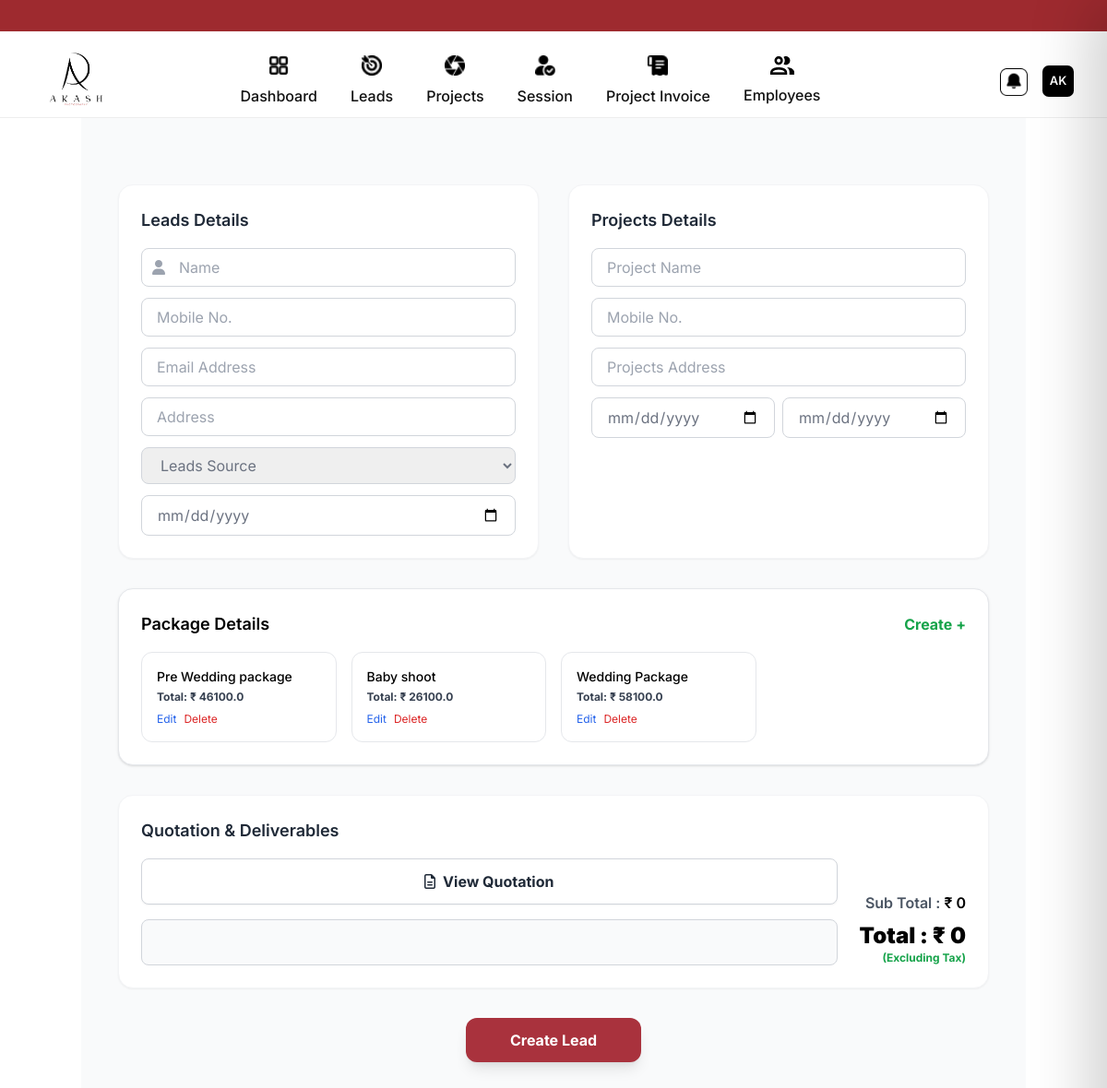
Screenshot of /leads/ with the database file from the repository.
### photography/models.py (models this page shows, shortened)
class Package(models.Model):
    package_name = models.CharField(max_length=200)
    @property
    def total_cost(self):
        total = 0.0
        for service in self.services.all():
            total += float(service.cost) * service.qty
        return total

### photography/views.py (the view, shortened to what this page needs)
# urls.py: path('leads/', create_lead, name='create_lead'),
def create_lead(request):
    packages = Package.objects.all()
    teams = Team.objects.all()
    available_deliverables = Deliverable.objects.all()
    packages_with_total = []
    for pkg in packages:
        packages_with_total.append({
            "id": pkg.id,
            "package_name": pkg.package_name,
            "total_cost": pkg.total_cost
        })
    return render(request, "create_lead.html",{
        "packages": packages_with_total,
        "teams": teams,
        "available_deliverables": available_deliverables, # Sent to frontend
    })

### photography/templates/create_lead.html (shortened to what this page needs)
{% extends "base.html" %}
{% load static %}
{% block content %}
<div class="max-w-5xl mx-auto p-10 bg-gray-50 min-h-screen">
    <form method="POST" class="space-y-8" id="leadForm" onsubmit="handleFormSubmit(event)">
        <div class="grid grid-cols-1 md:grid-cols-2 gap-8">
            <div class="bg-white p-6 rounded-2xl shadow-sm border border-gray-100">
                <h3 class="text-lg font-semibold mb-4 text-gray-800">Leads Details</h3>
                <div class="space-y-3">
                    <div class="relative">
                        <span class="absolute inset-y-0 left-3 flex items-center text-gray-400"><i class="fas fa-user"></i></span>
                        <input type="text" name="name" id="clientNameInput" placeholder="Name" required class="w-full pl-10 pr-4 py-2 border border-gray-300 rounded-lg focus:ring-2 focus:ring-red-500 outline-none">
                    </div>
                    <input type="text" name="mobile_number" placeholder="Mobile No." required class="w-full px-4 py-2 border border-gray-300 rounded-lg outline-none">
                    <input type="email" name="email" id="clientEmailInput" placeholder="Email Address" class="w-full px-4 py-2 border border-gray-300 rounded-lg outline-none">
                    <input type="text" name="address" placeholder="Address" class="w-full px-4 py-2 border border-gray-300 rounded-lg outline-none">
                    <select name="lead_source" class="w-full px-4 py-2 border border-gray-300 rounded-lg outline-none text-gray-500">
                        <option value="">Leads Source</option>
                    </select>
                    <input type="date" name="follow_up_date" class="w-full px-4 py-2 border border-gray-300 rounded-lg outline-none text-gray-500">
                </div>
            </div>
            <div class="bg-white p-6 rounded-2xl shadow-sm border border-gray-100">
                <h3 class="text-lg font-semibold mb-4 text-gray-800">Projects Details</h3>
                <div class="space-y-3">
                    <input type="text" name="project_name" id="projectNameInput" placeholder="Project Name" required class="w-full px-4 py-2 border border-gray-300 rounded-lg outline-none">
                    <input type="text" name="project_mobile" placeholder="Mobile No." required class="w-full px-4 py-2 border border-gray-300 rounded-lg outline-none">
                    <input type="text" name="project_address" placeholder="Projects Address" required class="w-full px-4 py-2 border border-gray-300 rounded-lg outline-none">
                    <div class="flex gap-2">
                        <input type="date" name="start_date" required class="w-1/2 px-4 py-2 border border-gray-300 rounded-lg outline-none text-gray-500">
                        <input type="date" name="end_date" required class="w-1/2 px-4 py-2 border border-gray-300 rounded-lg outline-none text-gray-500">
                    </div>
                </div>
            </div>
        </div>
        <div class="bg-white p-6 rounded-2xl shadow border">
            <div class="flex justify-between mb-4">
                <h3 class="font-semibold text-lg">Package Details</h3>
                <button type="button" onclick="openModal()" class="text-green-600 font-bold hover:underline">
                    Create +
                </button>
            </div>
            <div class="grid grid-cols-4 gap-4" id="packageContainer">
                {% for pkg in packages %}
                <div class="border p-4 rounded-xl relative hover:border-red-500 cursor-pointer transition" onclick="selectPackage('{{pkg.id}}', this)">
                    <p class="text-sm font-medium">{{pkg.package_name}}</p>
                    <p class="text-xs font-bold mt-1 text-gray-700">Total: ₹ {{ pkg.total_cost }}</p>
                    <div class="flex gap-2 mt-2">
                        <button type="button" onclick="event.stopPropagation(); editPackage({{pkg.id}})" class="text-blue-600 text-xs hover:underline">Edit</button>
                        <button type="button" onclick="event.stopPropagation(); deletePackage({{pkg.id}}, this)" class="text-red-600 text-xs hover:underline">Delete</button>
                    </div>
                </div>
                {% endfor %}
            </div>
        </div>
        <div class="bg-white p-6 rounded-2xl shadow-sm border border-gray-100 mt-8">
            <h3 class="text-lg font-semibold mb-4 text-gray-800">Quotation & Deliverables</h3>
            <div class="flex flex-col md:flex-row justify-between gap-6">
                <div class="flex-1 space-y-4">
                    <div class="flex flex-col sm:flex-row gap-3">
                        <button type="button" onclick="openQuotationModal()" class="flex-1 px-6 py-3 bg-white hover:bg-gray-50 text-gray-800 font-bold rounded-lg flex items-center justify-center gap-2 border border-gray-300 transition-colors shadow-sm">
                            <i class="fa-regular fa-file-lines"></i> View Quotation
                        </button>
                    </div>
                    <div id="deliverablesContainer" class="flex flex-wrap gap-2 p-2 border border-gray-300 rounded-lg bg-gray-50 min-h-[50px]"></div>
                </div>
                <div class="text-right flex flex-col justify-end">
                    <p class="text-gray-600 font-semibold">Sub Total : <span id="subTotal" class="text-black">₹ 0</span></p>
                    <h2 class="text-2xl font-black mt-2">Total : <span id="totalAmount">₹ 0</span></h2>
                    <p class="text-green-600 text-xs font-bold cursor-pointer">(Excluding Tax)</p>
                </div>
            </div>
        </div>
        <div class="flex justify-center mt-10">
            <button type="submit" class="px-12 py-3 bg-[#A9323D] text-white font-bold rounded-xl hover:bg-red-800 transition shadow-lg">
                Create Lead
            </button>
        </div>
    </form>
</div>
{% endblock %}

### photography/templates/base.html (style rules this page uses)
body { font-family: "Inter", sans-serif; background: #fff; overflow-x: hidden; overflow-y: auto; }

### rows the page displays
Package: package_name "Pre Wedding package"
Package: package_name "Baby shoot"
Package: package_name "Wedding Package"

### other values shown
{{ pkg.total_cost }} "46100.0" "26100.0" "58100.0"
